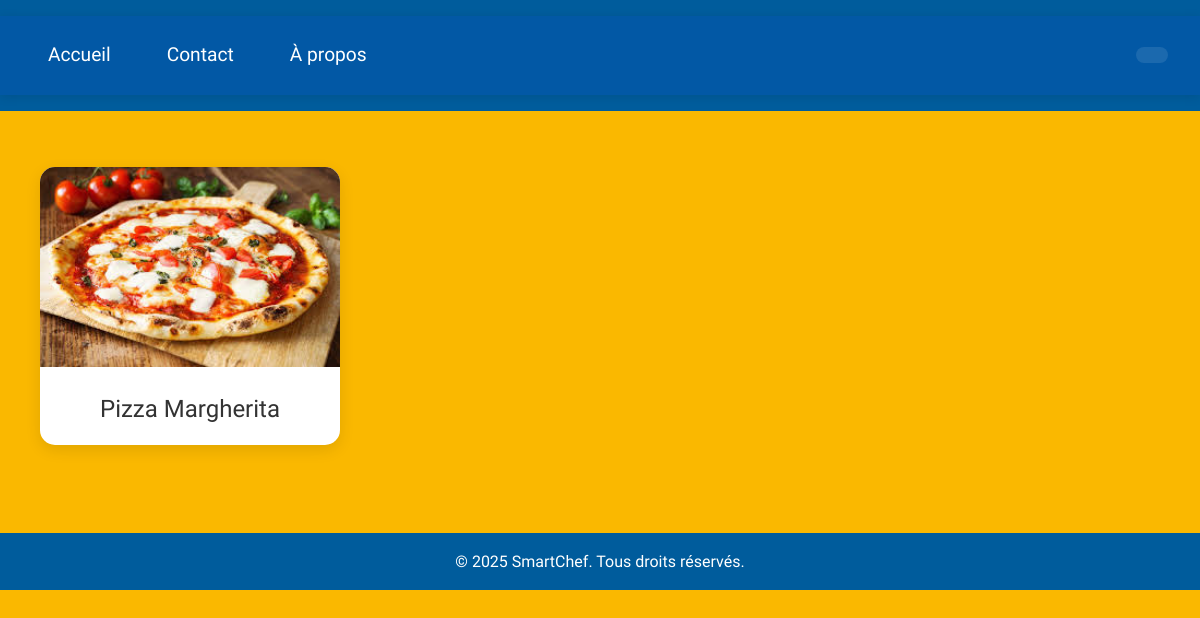
/recc.php?cat=sale, run on the app's committed database.
### tables this page shows
CREATE TABLE `recetts` (
  `id` int(11) NOT NULL,
  `name` varchar(255) NOT NULL,
  `ingredients` text NOT NULL,
  `preparation` text NOT NULL,
  `preparation_time` int(11) NOT NULL,
  `cooking_time` int(11) NOT NULL,
  `servings` int(11) NOT NULL,
  `image_path` varchar(255) NOT NULL,
  `user_id` int(11) NOT NULL,
  `created_at` timestamp NOT NULL DEFAULT current_timestamp(),
  `cat` varchar(255) NOT NULL,
  `nb` text NOT NULL
);

### recc.php (the view, shortened to what this page needs)
<?php
include "php/cnx.php";
$stmt = mysqli_prepare($cnx, "SELECT id, name, image_path FROM recetts WHERE cat = ?");
mysqli_stmt_bind_param($stmt, "s", $_GET['cat']);
mysqli_stmt_execute($stmt);
$result_item = mysqli_stmt_get_result($stmt);
?>
<!DOCTYPE html>
<html lang="en">
<head>
    <link rel="stylesheet" href="css/style1.css">
</head>
<body>
    <header><?php include "nav.php"; ?></header>
    <section class="section2">
        <?php if(mysqli_num_rows($result_item) == 0) : ?>
            <script>
                alert("Catégorie vide !");
                window.location.href = "index1.php";
            </script>
        <?php else : ?>
            <?php while($row = mysqli_fetch_assoc($result_item)) : ?>
                <?php
                $image_file = 'php/uploads/' . basename($row['image_path']);
                ?>
                <div class="position">
                    <div class="bordure">
                        <a href="advanced.php?id=<?= $row['id'] ?>">
                            <img src="<?= $image_file ?>"
                                 alt="<?= htmlspecialchars($row['name']) ?>"
                                 class="recette-image">
                        </a>
                        <h3><?= htmlspecialchars($row['name']) ?></h3>
                    </div>
                </div>
            <?php endwhile; ?>
        <?php endif; ?>
    </section>
    <footer><?php include "footer.php"; ?></footer>
</body>
</html>

### css/style1.css (style rules this page uses)
* { margin: 0; padding: 0; box-sizing: border-box; list-style-type: none; text-decoration: none; }
body { font-family: 'Advent Pro', sans-serif; background-image: linear-gradient(to top, #FAB800 100%, #FAB800 100%); color: #333; line-height: 1.6; }
header { background-color: #005C9C; padding: 1rem 0; text-align: center; }
h3 { font-size: 1.5rem; text-align: center; font-family: 'Advent Pro', sans-serif; font-weight: 500; margin: 1rem 0; }
a { color: #005C9C; transition: color 0.3s ease; }
.section1, .section2, .section3 { display: flex; overflow-x: auto; flex-wrap: nowrap; gap: 20px; padding: 2rem 1rem; scrollbar-width: thin; }
.position { display: flex; justify-content: space-evenly; flex-wrap: wrap; }
.bordure { width: 300px; background: white; margin: 1.5rem; text-align: center; border-radius: 15px; box-shadow: 0 5px 15px rgba(0, 0, 0, 0.1); transition: transform 0.5s ease; overflow: hidden; }
.section2 img { width: 100%; height: 200px; object-fit: cover; }
footer { background-color: #005C9C; color: #fff; text-align: center; padding: 1.5rem 0; margin-top: 2rem; }
.section1, .section2, .section3 { animation: fadeIn 0.8s ease-out; }

### css/style.css (style rules this page uses)
* { margin: 0; padding: 0; box-sizing: border-box; list-style-type: none; text-decoration: none; }
body { font-family: 'Advent Pro', sans-serif; background-image: linear-gradient(to top, #FAB800 100%, #FAB800 100%); color: #333; line-height: 1.6; }
header { background-color: #005C9C; padding: 1rem 0; text-align: center; }
footer { background-color: #005C9C; color: #fff; text-align: center; padding: 1rem 0; margin-top: 2rem; }

### data on the page
recetts: image_path+name (picture), name "Pizza Margherita"
